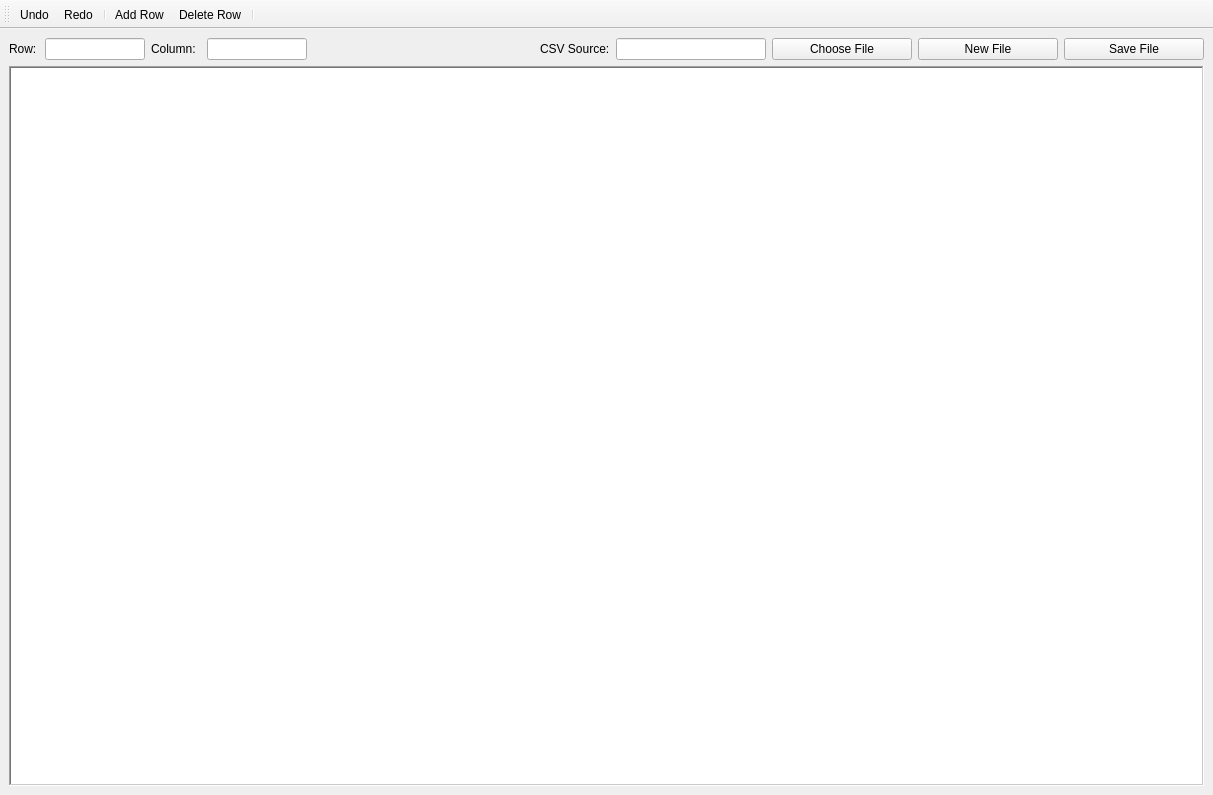
<?xml version="1.0" encoding="UTF-8"?>
<ui version="4.0">
 <class>TableEditorMainWindow</class>
 <widget class="QMainWindow" name="TableEditorMainWindow">
  <property name="geometry">
   <rect>
    <x>0</x>
    <y>0</y>
    <width>1213</width>
    <height>795</height>
   </rect>
  </property>
  <property name="windowTitle">
   <string>MainWindow</string>
  </property>
  <property name="autoFillBackground">
   <bool>true</bool>
  </property>
  <property name="animated">
   <bool>false</bool>
  </property>
  <property name="documentMode">
   <bool>false</bool>
  </property>
  <widget class="QWidget" name="centralwidget">
   <layout class="QVBoxLayout" name="verticalLayout">
    <item>
     <layout class="QHBoxLayout" name="horizontalLayout_5">
      <item>
       <layout class="QHBoxLayout" name="horizontalLayout">
        <item>
         <widget class="QLabel" name="label_2">
          <property name="minimumSize">
           <size>
            <width>30</width>
            <height>0</height>
           </size>
          </property>
          <property name="maximumSize">
           <size>
            <width>40</width>
            <height>16777215</height>
           </size>
          </property>
          <property name="text">
           <string>Row:</string>
          </property>
         </widget>
        </item>
        <item>
         <widget class="QLineEdit" name="RowLineEdit">
          <property name="sizePolicy">
           <sizepolicy hsizetype="Maximum" vsizetype="Fixed">
            <horstretch>0</horstretch>
            <verstretch>0</verstretch>
           </sizepolicy>
          </property>
          <property name="minimumSize">
           <size>
            <width>100</width>
            <height>0</height>
           </size>
          </property>
          <property name="maximumSize">
           <size>
            <width>100</width>
            <height>16777215</height>
           </size>
          </property>
         </widget>
        </item>
       </layout>
      </item>
      <item>
       <layout class="QHBoxLayout" name="horizontalLayout_2">
        <item>
         <widget class="QLabel" name="label_3">
          <property name="minimumSize">
           <size>
            <width>50</width>
            <height>0</height>
           </size>
          </property>
          <property name="maximumSize">
           <size>
            <width>50</width>
            <height>16777215</height>
           </size>
          </property>
          <property name="text">
           <string>Column:</string>
          </property>
         </widget>
        </item>
        <item>
         <widget class="QLineEdit" name="ColumnLineEdit">
          <property name="sizePolicy">
           <sizepolicy hsizetype="Maximum" vsizetype="Fixed">
            <horstretch>0</horstretch>
            <verstretch>0</verstretch>
           </sizepolicy>
          </property>
          <property name="minimumSize">
           <size>
            <width>100</width>
            <height>0</height>
           </size>
          </property>
          <property name="maximumSize">
           <size>
            <width>100</width>
            <height>16777215</height>
           </size>
          </property>
         </widget>
        </item>
       </layout>
      </item>
      <item>
       <spacer name="horizontalSpacer_2">
        <property name="orientation">
         <enum>Qt::Horizontal</enum>
        </property>
        <property name="sizeType">
         <enum>QSizePolicy::MinimumExpanding</enum>
        </property>
        <property name="sizeHint" stdset="0">
         <size>
          <width>120</width>
          <height>20</height>
         </size>
        </property>
       </spacer>
      </item>
      <item>
       <layout class="QHBoxLayout" name="horizontalLayout_4">
        <item>
         <layout class="QHBoxLayout" name="horizontalLayout_3">
          <item>
           <widget class="QLabel" name="label">
            <property name="maximumSize">
             <size>
              <width>70</width>
              <height>16777215</height>
             </size>
            </property>
            <property name="text">
             <string>CSV Source:</string>
            </property>
           </widget>
          </item>
          <item>
           <widget class="QLineEdit" name="CSVsourceLineEdit">
            <property name="sizePolicy">
             <sizepolicy hsizetype="Maximum" vsizetype="Fixed">
              <horstretch>0</horstretch>
              <verstretch>0</verstretch>
             </sizepolicy>
            </property>
            <property name="minimumSize">
             <size>
              <width>150</width>
              <height>0</height>
             </size>
            </property>
            <property name="maximumSize">
             <size>
              <width>150</width>
              <height>16777215</height>
             </size>
            </property>
            <property name="readOnly">
             <bool>true</bool>
            </property>
           </widget>
          </item>
         </layout>
        </item>
        <item>
         <widget class="QPushButton" name="ChooseFileButton">
          <property name="minimumSize">
           <size>
            <width>140</width>
            <height>0</height>
           </size>
          </property>
          <property name="maximumSize">
           <size>
            <width>70</width>
            <height>16777215</height>
           </size>
          </property>
          <property name="text">
           <string>Choose File</string>
          </property>
         </widget>
        </item>
        <item>
         <widget class="QPushButton" name="NewFileButton">
          <property name="minimumSize">
           <size>
            <width>140</width>
            <height>0</height>
           </size>
          </property>
          <property name="text">
           <string>New File</string>
          </property>
         </widget>
        </item>
        <item>
         <widget class="QPushButton" name="SaveFileButton">
          <property name="minimumSize">
           <size>
            <width>140</width>
            <height>0</height>
           </size>
          </property>
          <property name="text">
           <string>Save File</string>
          </property>
         </widget>
        </item>
       </layout>
      </item>
     </layout>
    </item>
    <item>
     <widget class="QTableView" name="CSVtableView">
      <property name="autoFillBackground">
       <bool>true</bool>
      </property>
      <property name="frameShape">
       <enum>QFrame::WinPanel</enum>
      </property>
      <property name="alternatingRowColors">
       <bool>false</bool>
      </property>
      <property name="sortingEnabled">
       <bool>false</bool>
      </property>
     </widget>
    </item>
   </layout>
  </widget>
  <widget class="QToolBar" name="toolBar">
   <property name="windowTitle">
    <string>toolBar</string>
   </property>
   <property name="movable">
    <bool>true</bool>
   </property>
   <property name="floatable">
    <bool>false</bool>
   </property>
   <attribute name="toolBarArea">
    <enum>TopToolBarArea</enum>
   </attribute>
   <attribute name="toolBarBreak">
    <bool>false</bool>
   </attribute>
   <addaction name="actionUndo"/>
   <addaction name="actionRedo"/>
   <addaction name="separator"/>
   <addaction name="actionAddRow"/>
   <addaction name="actionDelete_Row"/>
   <addaction name="separator"/>
  </widget>
  <action name="actionRedo">
   <property name="text">
    <string>Redo</string>
   </property>
   <property name="toolTip">
    <string>Redo</string>
   </property>
  </action>
  <action name="actionUndo">
   <property name="text">
    <string>Undo</string>
   </property>
   <property name="toolTip">
    <string>Undo</string>
   </property>
  </action>
  <action name="actionAddRow">
   <property name="text">
    <string>Add Row</string>
   </property>
  </action>
  <action name="actionDelete_Row">
   <property name="text">
    <string>Delete Row</string>
   </property>
   <property name="toolTip">
    <string>Delete Row</string>
   </property>
  </action>
 </widget>
 <resources/>
 <connections/>
</ui>
